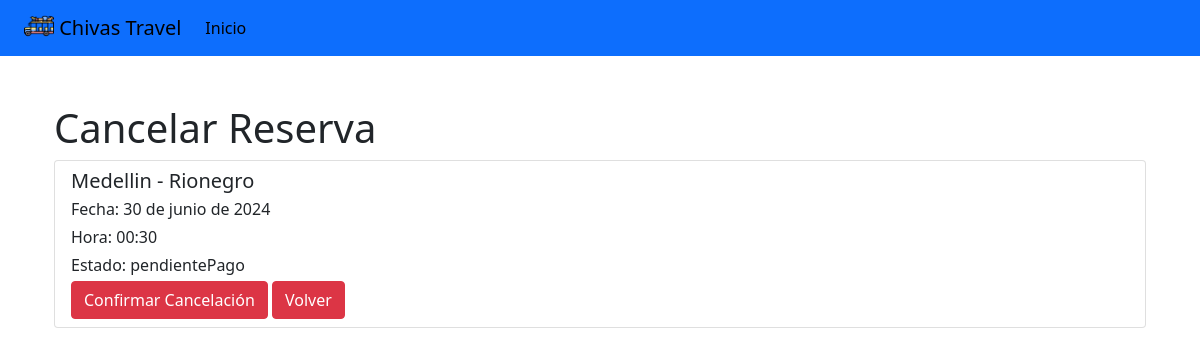
/paseos/cancelarReserva/1/, run on an earlier commit of the app's database.
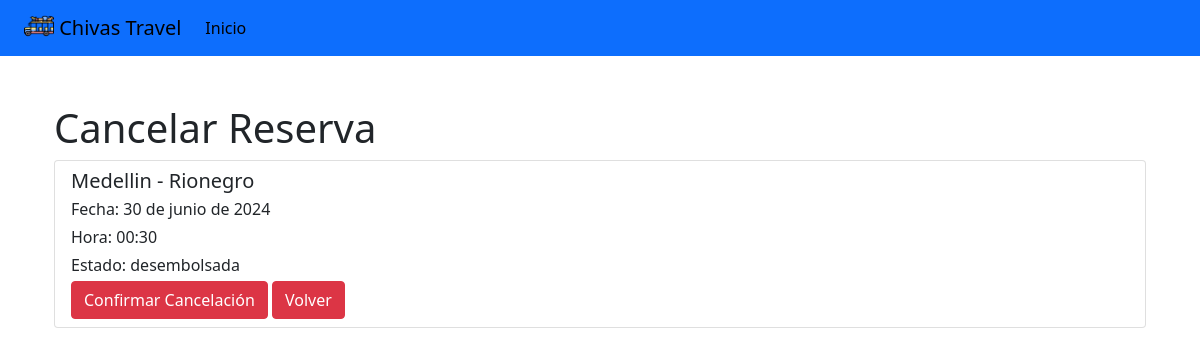
And on a later commit of the database.
### paseos/models.py (models this page shows, shortened)
class Reserva(models.Model):
    paseo = models.ForeignKey(Paseo, on_delete=models.CASCADE)
    estado = models.CharField(max_length=100)
    fechaCreacion = models.DateField()
    valor = models.IntegerField()
    paquete = models.ForeignKey(Paquete, on_delete=models.CASCADE, default='none')
    comprobantePago = models.CharField(max_length=200000, default='none')
    persona = models.ForeignKey(Cliente, on_delete=models.CASCADE)

class Paseo(models.Model):
    imagen = models.CharField(max_length=500000, default='default_value')
    origen = models.CharField(max_length=100)
    destino = models.CharField(max_length=100)
    descripcion = models.CharField(max_length=300)
    fecha = models.DateField()
    hora = models.TimeField()
    chiva = models.ForeignKey(Chiva, on_delete=models.CASCADE)
    esquemaCobro = models.ForeignKey(EsquemaCobro, on_delete=models.CASCADE)
    disponibilidad = models.IntegerField()

### paseos/views.py (the view, shortened to what this page needs)
# urls.py: path('cancelarReserva/<int:reserva_id>/', views.cancelarReserva, name='cancelarReserva'),
def cancelarReserva(request, reserva_id):
    reserva = get_object_or_404(Reserva, id=reserva_id)
    return render(request, 'cancelarReserva.html', {'reserva': reserva})

### paseos/templates/cancelarReserva.html (shortened to what this page needs)
<!DOCTYPE html>
<html lang="en">
<head>
    {% load static %}
    <link rel="stylesheet" href="{% static 'styles.css' %}">
</head>
<body>
    {% include 'navbarCliente.html' %}
    <div class="container mt-5">
        <h1>Cancelar Reserva</h1>
        <div class="list-group">
            <div class="list-group-item">
                <h5 class="mb-1">{{ reserva.paseo.origen }} - {{ reserva.paseo.destino }}</h5>
                <p class="mb-1">Fecha: {{ reserva.paseo.fecha }}</p>
                <p class="mb-1">Hora: {{ reserva.paseo.hora }}</p>
                <p class="mb-1">Estado: {{ reserva.estado }}</p>
                <form method="POST" class="form-inline">
                    <button type="submit" class="btn btn-danger">Confirmar Cancelación</button>
                    <a href="{% url 'consultarReserva'%}" class="btn btn-danger">Volver</a>
                </form>
            </div>
        </div>
    </div>
</body>
</html>

What changed in the data, as far as the page shows it:
changed Reserva "Medellin": estado "pendientePago" → "desembolsada"
